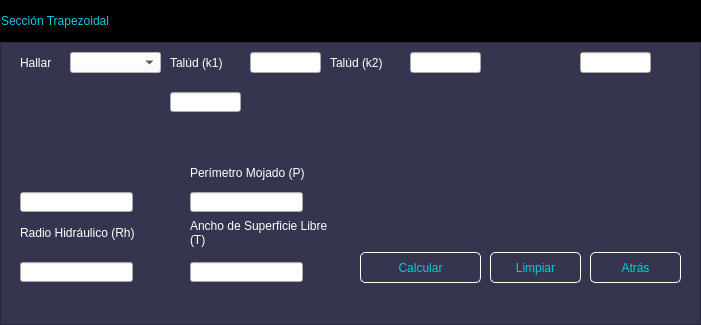
<?xml version="1.0" encoding="UTF-8"?>
<ui version="4.0">
 <class>MainWindow</class>
 <widget class="QMainWindow" name="MainWindow">
  <property name="geometry">
   <rect>
    <x>0</x>
    <y>0</y>
    <width>701</width>
    <height>325</height>
   </rect>
  </property>
  <property name="windowTitle">
   <string>MainWindow</string>
  </property>
  <widget class="QWidget" name="centralwidget">
   <layout class="QVBoxLayout" name="verticalLayout" stretch="1,8">
    <property name="spacing">
     <number>0</number>
    </property>
    <property name="leftMargin">
     <number>0</number>
    </property>
    <property name="topMargin">
     <number>0</number>
    </property>
    <property name="rightMargin">
     <number>0</number>
    </property>
    <property name="bottomMargin">
     <number>0</number>
    </property>
    <item>
     <widget class="QFrame" name="frame_superior">
      <property name="styleSheet">
       <string notr="true">QFrame{
background-color:rgb(0, 0, 0);
}

QPushButton{
background-color: #000000ff;
border-radius:20px;
}

QPushButton:hover{
background-color:rgb(53, 53, 79);
border-radius:20px;
}</string>
      </property>
      <property name="frameShape">
       <enum>QFrame::StyledPanel</enum>
      </property>
      <property name="frameShadow">
       <enum>QFrame::Raised</enum>
      </property>
      <layout class="QHBoxLayout" name="horizontalLayout">
       <property name="spacing">
        <number>0</number>
       </property>
       <property name="leftMargin">
        <number>0</number>
       </property>
       <property name="topMargin">
        <number>0</number>
       </property>
       <property name="rightMargin">
        <number>0</number>
       </property>
       <property name="bottomMargin">
        <number>0</number>
       </property>
       <item>
        <widget class="QLabel" name="label">
         <property name="styleSheet">
          <string notr="true">font:87 12pt&quot;Arial Black&quot;;
color:rgb(20,200,220);</string>
         </property>
         <property name="text">
          <string>Sección Trapezoidal</string>
         </property>
        </widget>
       </item>
       <item>
        <spacer name="horizontalSpacer">
         <property name="orientation">
          <enum>Qt::Horizontal</enum>
         </property>
         <property name="sizeHint" stdset="0">
          <size>
           <width>368</width>
           <height>20</height>
          </size>
         </property>
        </spacer>
       </item>
       <item>
        <widget class="QPushButton" name="bt_minimizar">
         <property name="minimumSize">
          <size>
           <width>40</width>
           <height>40</height>
          </size>
         </property>
         <property name="text">
          <string/>
         </property>
         <property name="icon">
          <iconset>
           <normaloff>Imágenes/minimizar.png</normaloff>Imágenes/minimizar.png</iconset>
         </property>
         <property name="iconSize">
          <size>
           <width>30</width>
           <height>30</height>
          </size>
         </property>
        </widget>
       </item>
       <item>
        <widget class="QPushButton" name="bt_cerrar">
         <property name="minimumSize">
          <size>
           <width>40</width>
           <height>40</height>
          </size>
         </property>
         <property name="text">
          <string/>
         </property>
         <property name="icon">
          <iconset>
           <normaloff>Imágenes/cerrar2.png</normaloff>Imágenes/cerrar2.png</iconset>
         </property>
         <property name="iconSize">
          <size>
           <width>30</width>
           <height>30</height>
          </size>
         </property>
        </widget>
       </item>
      </layout>
     </widget>
    </item>
    <item>
     <widget class="QFrame" name="frame">
      <property name="styleSheet">
       <string notr="true">QFrame{
background-color:rgb(53,53,79);
}

QPushButton{
font:87 12pt&quot;Arial Black&quot;;
background-color:#000000ff;
color:rgb(20,200,220);
border-radius:5px;
border:1px solid white;
}


QPushButton:hover{
background-color:black;
}</string>
      </property>
      <property name="frameShape">
       <enum>QFrame::StyledPanel</enum>
      </property>
      <property name="frameShadow">
       <enum>QFrame::Raised</enum>
      </property>
      <widget class="QLabel" name="label_2">
       <property name="geometry">
        <rect>
         <x>20</x>
         <y>10</y>
         <width>51</width>
         <height>21</height>
        </rect>
       </property>
       <property name="styleSheet">
        <string notr="true">font:87 10pt&quot;Arial Black&quot;;
color:rgb(255,255,255);</string>
       </property>
       <property name="text">
        <string>Hallar</string>
       </property>
      </widget>
      <widget class="QLabel" name="label_3">
       <property name="geometry">
        <rect>
         <x>170</x>
         <y>10</y>
         <width>71</width>
         <height>21</height>
        </rect>
       </property>
       <property name="styleSheet">
        <string notr="true">font:87 10pt&quot;Arial Black&quot;;
color:rgb(255,255,255);</string>
       </property>
       <property name="text">
        <string>Talúd (k1)</string>
       </property>
      </widget>
      <widget class="QLabel" name="label_4">
       <property name="geometry">
        <rect>
         <x>330</x>
         <y>10</y>
         <width>71</width>
         <height>21</height>
        </rect>
       </property>
       <property name="styleSheet">
        <string notr="true">font:87 10pt&quot;Arial Black&quot;;
color:rgb(255,255,255);</string>
       </property>
       <property name="text">
        <string>Talúd (k2)</string>
       </property>
      </widget>
      <widget class="QLineEdit" name="Taludk1">
       <property name="geometry">
        <rect>
         <x>250</x>
         <y>10</y>
         <width>71</width>
         <height>21</height>
        </rect>
       </property>
      </widget>
      <widget class="QLineEdit" name="Taludk2">
       <property name="geometry">
        <rect>
         <x>410</x>
         <y>10</y>
         <width>71</width>
         <height>21</height>
        </rect>
       </property>
      </widget>
      <widget class="QLineEdit" name="Variable">
       <property name="geometry">
        <rect>
         <x>580</x>
         <y>10</y>
         <width>71</width>
         <height>21</height>
        </rect>
       </property>
      </widget>
      <widget class="QLabel" name="label_6">
       <property name="geometry">
        <rect>
         <x>190</x>
         <y>120</y>
         <width>161</width>
         <height>21</height>
        </rect>
       </property>
       <property name="styleSheet">
        <string notr="true">font:87 10pt&quot;Arial Black&quot;;
color:rgb(255,255,255);</string>
       </property>
       <property name="text">
        <string>Perímetro Mojado (P)</string>
       </property>
      </widget>
      <widget class="QLabel" name="label_8">
       <property name="geometry">
        <rect>
         <x>190</x>
         <y>170</y>
         <width>151</width>
         <height>41</height>
        </rect>
       </property>
       <property name="styleSheet">
        <string notr="true">font:87 10pt&quot;Arial Black&quot;;
color:rgb(255,255,255);</string>
       </property>
       <property name="text">
        <string>Ancho de Superficie Libre (T)</string>
       </property>
       <property name="wordWrap">
        <bool>true</bool>
       </property>
      </widget>
      <widget class="QLabel" name="label_9">
       <property name="geometry">
        <rect>
         <x>20</x>
         <y>170</y>
         <width>131</width>
         <height>41</height>
        </rect>
       </property>
       <property name="styleSheet">
        <string notr="true">font:87 10pt&quot;Arial Black&quot;;
color:rgb(255,255,255);</string>
       </property>
       <property name="text">
        <string>Radio Hidráulico (Rh)</string>
       </property>
       <property name="wordWrap">
        <bool>true</bool>
       </property>
      </widget>
      <widget class="QLineEdit" name="Perimetro">
       <property name="geometry">
        <rect>
         <x>190</x>
         <y>150</y>
         <width>113</width>
         <height>20</height>
        </rect>
       </property>
      </widget>
      <widget class="QLineEdit" name="Variable2">
       <property name="geometry">
        <rect>
         <x>170</x>
         <y>50</y>
         <width>71</width>
         <height>20</height>
        </rect>
       </property>
      </widget>
      <widget class="QLineEdit" name="Radio">
       <property name="geometry">
        <rect>
         <x>20</x>
         <y>220</y>
         <width>113</width>
         <height>20</height>
        </rect>
       </property>
      </widget>
      <widget class="QLineEdit" name="Ancho">
       <property name="geometry">
        <rect>
         <x>190</x>
         <y>220</y>
         <width>113</width>
         <height>20</height>
        </rect>
       </property>
      </widget>
      <widget class="QPushButton" name="Calcular">
       <property name="geometry">
        <rect>
         <x>360</x>
         <y>210</y>
         <width>121</width>
         <height>31</height>
        </rect>
       </property>
       <property name="text">
        <string>Calcular</string>
       </property>
      </widget>
      <widget class="QPushButton" name="Limpiar">
       <property name="geometry">
        <rect>
         <x>490</x>
         <y>210</y>
         <width>91</width>
         <height>31</height>
        </rect>
       </property>
       <property name="text">
        <string>Limpiar</string>
       </property>
      </widget>
      <widget class="QPushButton" name="Atras">
       <property name="geometry">
        <rect>
         <x>590</x>
         <y>210</y>
         <width>91</width>
         <height>31</height>
        </rect>
       </property>
       <property name="text">
        <string>Atrás</string>
       </property>
      </widget>
      <widget class="QComboBox" name="Incognita">
       <property name="geometry">
        <rect>
         <x>70</x>
         <y>10</y>
         <width>91</width>
         <height>21</height>
        </rect>
       </property>
       <property name="styleSheet">
        <string notr="true">background-color:rgb(255,255,255);
</string>
       </property>
      </widget>
      <widget class="QLineEdit" name="TVariable">
       <property name="geometry">
        <rect>
         <x>490</x>
         <y>10</y>
         <width>81</width>
         <height>21</height>
        </rect>
       </property>
       <property name="styleSheet">
        <string notr="true">background-color:rgb(53,53,79);
border:rgb(53,53,79);
font:87 10pt&quot;Arial Black&quot;;
color:rgb(255,255,255);</string>
       </property>
      </widget>
      <widget class="QLineEdit" name="R_incognita">
       <property name="geometry">
        <rect>
         <x>20</x>
         <y>150</y>
         <width>113</width>
         <height>20</height>
        </rect>
       </property>
      </widget>
      <widget class="QLineEdit" name="TituloR_incognita">
       <property name="geometry">
        <rect>
         <x>20</x>
         <y>120</y>
         <width>151</width>
         <height>20</height>
        </rect>
       </property>
       <property name="styleSheet">
        <string notr="true">background-color:rgb(53,53,79);
border:rgb(53,53,79);
font:87 10pt&quot;Arial Black&quot;;
color:rgb(255,255,255);</string>
       </property>
      </widget>
      <widget class="QLabel" name="Imagen">
       <property name="geometry">
        <rect>
         <x>360</x>
         <y>70</y>
         <width>321</width>
         <height>131</height>
        </rect>
       </property>
       <property name="styleSheet">
        <string notr="true">font:87 10pt&quot;Arial Black&quot;;
color:rgb(255,255,255);</string>
       </property>
       <property name="text">
        <string/>
       </property>
       <property name="scaledContents">
        <bool>true</bool>
       </property>
       <property name="wordWrap">
        <bool>true</bool>
       </property>
      </widget>
      <widget class="QLineEdit" name="TVariable_2">
       <property name="geometry">
        <rect>
         <x>20</x>
         <y>50</y>
         <width>141</width>
         <height>21</height>
        </rect>
       </property>
       <property name="styleSheet">
        <string notr="true">background-color:rgb(53,53,79);
border:rgb(53,53,79);
font:87 10pt&quot;Arial Black&quot;;
color:rgb(255,255,255);</string>
       </property>
      </widget>
     </widget>
    </item>
   </layout>
  </widget>
 </widget>
 <resources/>
 <connections/>
</ui>
